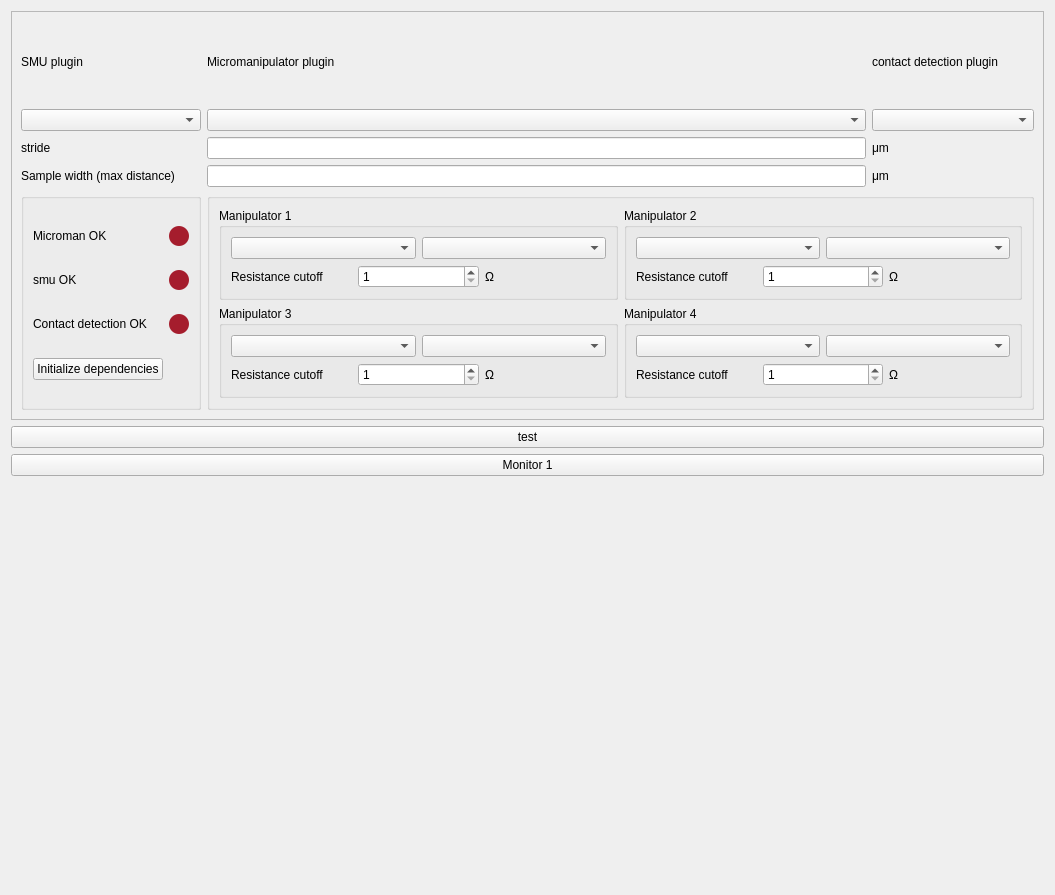
<?xml version="1.0" encoding="UTF-8"?>
<ui version="4.0">
 <class>Form</class>
 <widget class="QWidget" name="Form">
  <property name="geometry">
   <rect>
    <x>0</x>
    <y>0</y>
    <width>1055</width>
    <height>895</height>
   </rect>
  </property>
  <property name="sizePolicy">
   <sizepolicy hsizetype="Expanding" vsizetype="Expanding">
    <horstretch>0</horstretch>
    <verstretch>0</verstretch>
   </sizepolicy>
  </property>
  <property name="windowTitle">
   <string>touchDetect settings</string>
  </property>
  <layout class="QGridLayout" name="gridLayout">
   <item row="3" column="0">
    <spacer name="verticalSpacer">
     <property name="orientation">
      <enum>Qt::Orientation::Vertical</enum>
     </property>
     <property name="sizeHint" stdset="0">
      <size>
       <width>20</width>
       <height>40</height>
      </size>
     </property>
    </spacer>
   </item>
   <item row="1" column="0">
    <widget class="QPushButton" name="pushButton">
     <property name="text">
      <string>test</string>
     </property>
    </widget>
   </item>
   <item row="0" column="0">
    <widget class="QScrollArea" name="scrollArea">
     <property name="widgetResizable">
      <bool>true</bool>
     </property>
     <widget class="QWidget" name="scrollAreaWidgetContents">
      <property name="geometry">
       <rect>
        <x>0</x>
        <y>0</y>
        <width>1035</width>
        <height>404</height>
       </rect>
      </property>
      <layout class="QGridLayout" name="gridLayout_3">
       <item row="2" column="0">
        <widget class="QComboBox" name="smuBox">
         <property name="placeholderText">
          <string>no SMU plugins found</string>
         </property>
        </widget>
       </item>
       <item row="4" column="2">
        <widget class="QLabel" name="label_9">
         <property name="text">
          <string>μm</string>
         </property>
        </widget>
       </item>
       <item row="7" column="0">
        <widget class="QGroupBox" name="groupBox">
         <property name="title">
          <string/>
         </property>
         <layout class="QGridLayout" name="gridLayout_2">
          <item row="3" column="1">
           <widget class="QLabel" name="conIndicator">
            <property name="maximumSize">
             <size>
              <width>20</width>
              <height>20</height>
             </size>
            </property>
            <property name="styleSheet">
             <string notr="true">border-radius: 10px;
background-color:rgb(165, 29, 45);
min-height: 20px;
min-width: 20px;</string>
            </property>
            <property name="text">
             <string/>
            </property>
           </widget>
          </item>
          <item row="1" column="0">
           <widget class="QLabel" name="mmStatus">
            <property name="text">
             <string>smu OK</string>
            </property>
           </widget>
          </item>
          <item row="0" column="1">
           <widget class="QLabel" name="mmIndicator">
            <property name="maximumSize">
             <size>
              <width>20</width>
              <height>20</height>
             </size>
            </property>
            <property name="styleSheet">
             <string notr="true">border-radius: 10px;
background-color:rgb(165, 29, 45);
min-height: 20px;
min-width: 20px;</string>
            </property>
            <property name="text">
             <string/>
            </property>
           </widget>
          </item>
          <item row="0" column="0">
           <widget class="QLabel" name="sampleStatus">
            <property name="text">
             <string>Microman OK</string>
            </property>
           </widget>
          </item>
          <item row="1" column="1">
           <widget class="QLabel" name="smuIndicator">
            <property name="maximumSize">
             <size>
              <width>20</width>
              <height>20</height>
             </size>
            </property>
            <property name="styleSheet">
             <string notr="true">border-radius: 10px;
background-color:rgb(165, 29, 45);
min-height: 20px;
min-width: 20px;</string>
            </property>
            <property name="text">
             <string/>
            </property>
           </widget>
          </item>
          <item row="3" column="0">
           <widget class="QLabel" name="pointsStatus">
            <property name="text">
             <string>Contact detection OK</string>
            </property>
           </widget>
          </item>
          <item row="4" column="0">
           <widget class="QPushButton" name="initButton">
            <property name="text">
             <string>Initialize dependencies</string>
            </property>
           </widget>
          </item>
         </layout>
        </widget>
       </item>
       <item row="0" column="0">
        <widget class="QLabel" name="label">
         <property name="text">
          <string>SMU plugin</string>
         </property>
        </widget>
       </item>
       <item row="3" column="1">
        <widget class="QLineEdit" name="stride"/>
       </item>
       <item row="0" column="2">
        <widget class="QLabel" name="label_3">
         <property name="text">
          <string>contact detection plugin</string>
         </property>
        </widget>
       </item>
       <item row="3" column="2">
        <widget class="QLabel" name="label_7">
         <property name="text">
          <string>μm</string>
         </property>
        </widget>
       </item>
       <item row="2" column="2">
        <widget class="QComboBox" name="condetBox">
         <property name="placeholderText">
          <string>No condet plugins found</string>
         </property>
        </widget>
       </item>
       <item row="7" column="1" colspan="2">
        <widget class="QGroupBox" name="groupBox_2">
         <property name="title">
          <string/>
         </property>
         <layout class="QGridLayout" name="gridLayout_4">
          <item row="0" column="1">
           <widget class="QGroupBox" name="manipulator1">
            <property name="title">
             <string>Manipulator 1</string>
            </property>
            <layout class="QVBoxLayout" name="verticalLayout">
             <item>
              <layout class="QHBoxLayout" name="horizontalLayout_2">
               <item>
                <widget class="QComboBox" name="mansmu_1"/>
               </item>
               <item>
                <widget class="QComboBox" name="mancon_1"/>
               </item>
              </layout>
             </item>
             <item>
              <layout class="QHBoxLayout" name="horizontalLayout_7">
               <item>
                <widget class="QLabel" name="label_10">
                 <property name="text">
                  <string>Resistance cutoff</string>
                 </property>
                </widget>
               </item>
               <item>
                <widget class="QSpinBox" name="manres_1">
                 <property name="minimum">
                  <number>1</number>
                 </property>
                 <property name="maximum">
                  <number>20</number>
                 </property>
                </widget>
               </item>
               <item>
                <widget class="QLabel" name="label_11">
                 <property name="text">
                  <string>Ω</string>
                 </property>
                </widget>
               </item>
              </layout>
             </item>
            </layout>
           </widget>
          </item>
          <item row="0" column="2">
           <widget class="QGroupBox" name="manipulator2">
            <property name="title">
             <string>Manipulator 2</string>
            </property>
            <layout class="QVBoxLayout" name="verticalLayout_2">
             <item>
              <layout class="QHBoxLayout" name="horizontalLayout_3">
               <item>
                <widget class="QComboBox" name="mansmu_2"/>
               </item>
               <item>
                <widget class="QComboBox" name="mancon_2"/>
               </item>
              </layout>
             </item>
             <item>
              <layout class="QHBoxLayout" name="horizontalLayout_8">
               <item>
                <widget class="QLabel" name="label_12">
                 <property name="text">
                  <string>Resistance cutoff</string>
                 </property>
                </widget>
               </item>
               <item>
                <widget class="QSpinBox" name="manres_2">
                 <property name="minimum">
                  <number>1</number>
                 </property>
                 <property name="maximum">
                  <number>20</number>
                 </property>
                </widget>
               </item>
               <item>
                <widget class="QLabel" name="label_13">
                 <property name="text">
                  <string>Ω</string>
                 </property>
                </widget>
               </item>
              </layout>
             </item>
            </layout>
           </widget>
          </item>
          <item row="1" column="2">
           <widget class="QGroupBox" name="manipulator4">
            <property name="title">
             <string>Manipulator 4</string>
            </property>
            <layout class="QVBoxLayout" name="verticalLayout_4">
             <item>
              <layout class="QHBoxLayout" name="horizontalLayout_5">
               <item>
                <widget class="QComboBox" name="mansmu_4"/>
               </item>
               <item>
                <widget class="QComboBox" name="mancon_4"/>
               </item>
              </layout>
             </item>
             <item>
              <layout class="QHBoxLayout" name="horizontalLayout_10">
               <item>
                <widget class="QLabel" name="label_16">
                 <property name="text">
                  <string>Resistance cutoff</string>
                 </property>
                </widget>
               </item>
               <item>
                <widget class="QSpinBox" name="manres_4">
                 <property name="minimum">
                  <number>1</number>
                 </property>
                 <property name="maximum">
                  <number>20</number>
                 </property>
                </widget>
               </item>
               <item>
                <widget class="QLabel" name="label_17">
                 <property name="text">
                  <string>Ω</string>
                 </property>
                </widget>
               </item>
              </layout>
             </item>
            </layout>
           </widget>
          </item>
          <item row="1" column="1">
           <widget class="QGroupBox" name="manipulator3">
            <property name="title">
             <string>Manipulator 3</string>
            </property>
            <layout class="QVBoxLayout" name="verticalLayout_3">
             <item>
              <layout class="QHBoxLayout" name="horizontalLayout_4">
               <item>
                <widget class="QComboBox" name="mansmu_3"/>
               </item>
               <item>
                <widget class="QComboBox" name="mancon_3"/>
               </item>
              </layout>
             </item>
             <item>
              <layout class="QHBoxLayout" name="horizontalLayout_9">
               <item>
                <widget class="QLabel" name="label_14">
                 <property name="text">
                  <string>Resistance cutoff</string>
                 </property>
                </widget>
               </item>
               <item>
                <widget class="QSpinBox" name="manres_3">
                 <property name="minimum">
                  <number>1</number>
                 </property>
                 <property name="maximum">
                  <number>20</number>
                 </property>
                </widget>
               </item>
               <item>
                <widget class="QLabel" name="label_15">
                 <property name="text">
                  <string>Ω</string>
                 </property>
                </widget>
               </item>
              </layout>
             </item>
            </layout>
           </widget>
          </item>
         </layout>
        </widget>
       </item>
       <item row="0" column="1">
        <widget class="QLabel" name="label_2">
         <property name="text">
          <string>Micromanipulator plugin</string>
         </property>
        </widget>
       </item>
       <item row="3" column="0">
        <widget class="QLabel" name="label_6">
         <property name="text">
          <string>stride</string>
         </property>
        </widget>
       </item>
       <item row="4" column="0">
        <widget class="QLabel" name="label_8">
         <property name="text">
          <string>Sample width (max distance)</string>
         </property>
        </widget>
       </item>
       <item row="4" column="1">
        <widget class="QLineEdit" name="sampleWidth"/>
       </item>
       <item row="2" column="1">
        <widget class="QComboBox" name="micromanipulatorBox">
         <property name="placeholderText">
          <string>no Micromanipulators found</string>
         </property>
        </widget>
       </item>
      </layout>
     </widget>
    </widget>
   </item>
   <item row="2" column="0">
    <widget class="QPushButton" name="pushButton_2">
     <property name="text">
      <string>Monitor 1</string>
     </property>
    </widget>
   </item>
  </layout>
 </widget>
 <resources/>
 <connections/>
</ui>
